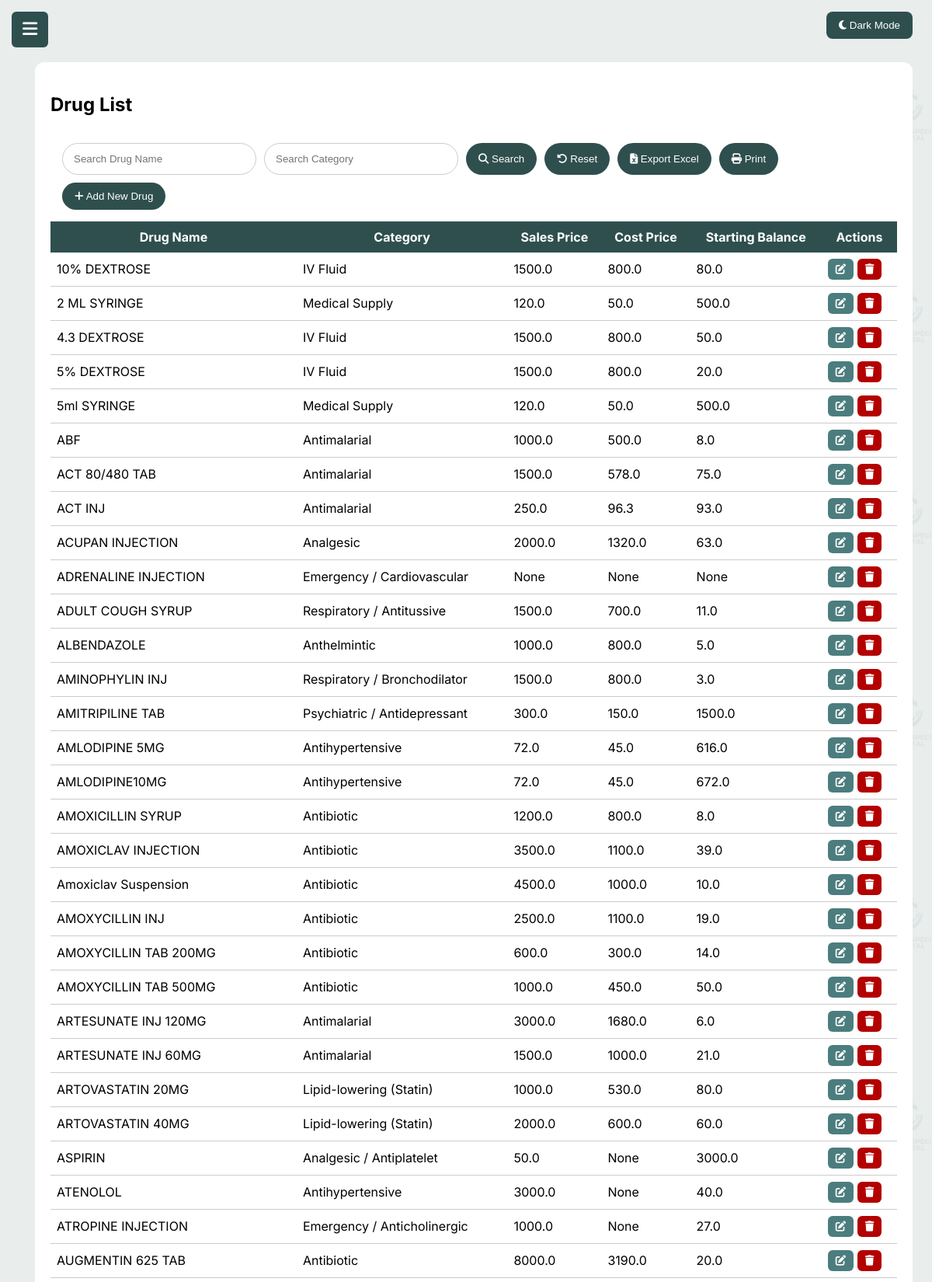
Page /druglist (signed in, upper part) on the committed database.
### tables this page shows
CREATE TABLE DrugList (
        id INTEGER PRIMARY KEY AUTOINCREMENT,
        drug_name TEXT,
        sales_price REAL,
        starting_balance REAL,
        categories TEXT,
        cost_price REAL
    );

### app.py (the view)
@app.route("/druglist")
def druglist():
    if "user" not in session:
        return redirect("/login")
    if not has_permission("drug_list"):
        return render_template("no_access.html",
            user=session.get("user"),
            role=session.get("role")
        ), 403
    drugs = db_query("SELECT * FROM DrugList")
    return render_template(
        "druglist.html",
        user=session.get("user"),
        role=session.get("role"),
        drugs=drugs
    )

### app.py (called while the page is built)
def has_permission(section):
    role = session.get("role")
    if not role:
        return False
    return ROLE_PERMISSIONS.get(role, {}).get(section, False)

@app.context_processor
def inject_permissions():
    return dict(has_permission=has_permission)

def db_query(query, params=()):
    conn = sqlite3.connect(DB_PATH, timeout=5)
    conn.row_factory = sqlite3.Row
    cur = conn.cursor()
    cur.execute(query, params)
    rows = cur.fetchall()
    conn.close()
    return [dict(row) for row in rows]

@app.after_request
def add_security_headers(response):
    response.headers["Cache-Control"] = "no-store"
    response.headers["Pragma"] = "no-cache"
    return response

### templates/druglist.html (shortened to what this page needs)
<!DOCTYPE html>
<html lang="en">
<head>
<link rel="stylesheet" href="https://cdnjs.cloudflare.com/ajax/libs/font-awesome/6.5.0/css/all.min.css">
</head>
<body>
<div id="topControls">
    <button id="darkModeToggle" class="top-btn">
        <i class="fa-solid fa-moon"></i> Dark Mode
    </button>
</div>
<button id="toggleBtn" class="toggle-btn"><i class="fa-solid fa-bars"></i></button>
<div id="mainContent">
<div class="drug-card">
<h2>Drug List</h2>
<div class="controls">
    <input type="text" id="searchDrug" class="search-input" placeholder="Search Drug Name">
    <input type="text" id="searchCategory" class="search-input" placeholder="Search Category">
    <button onclick="filterTable()"><i class="fa-solid fa-magnifying-glass"></i> Search</button>
    <button onclick="resetFilters()"><i class="fa-solid fa-rotate-left"></i> Reset</button>
    <button onclick="exportExcel()"><i class="fa-solid fa-file-excel"></i> Export Excel</button>
    <button onclick="window.print()"><i class="fa-solid fa-print"></i> Print</button>
    <button onclick="openAddModal()">
        <i class="fa-solid fa-plus"></i> Add New Drug
    </button>
</div>
<div class="table-wrapper">
<table id="drugTable">
<thead>
<tr>
    <th>Drug Name</th>
    <th>Category</th>
    <th>Sales Price</th>
    <th>Cost Price</th>
    <th>Starting Balance</th>
    <th>Actions</th>
</tr>
</thead>
<tbody id="tableBody">
{% for row in drugs %}
<tr data-id="{{ row['id'] }}"
    data-name="{{ row['drug_name'] }}"
    data-category="{{ row['categories'] }}"
    data-sales="{{ row['sales_price'] }}"
    data-cost="{{ row['cost_price'] }}"
    data-balance="{{ row['starting_balance'] }}">
    <td>{{ row['drug_name'] }}</td>
    <td>{{ row['categories'] }}</td>
    <td>{{ row['sales_price'] }}</td>
    <td>{{ row['cost_price'] }}</td>
    <td>{{ row['starting_balance'] }}</td>
    <td>
        <button class="action-btn edit-btn" onclick="editDrug({{ row['id'] }})">
            <i class="fa-solid fa-pen-to-square"></i>
        </button>
        <button class="action-btn delete-btn" onclick="deleteDrug({{ row['id'] }})">
            <i class="fa-solid fa-trash"></i>
        </button>
    </td>
</tr>
{% endfor %}
</tbody>
</table>
</div>
</div>
</div>
</body>
</html>

### templates/druglist.html (style rules this page uses)
:root { --deep-ash-green: #2F4F4F; --medium-ash-green: #3C5F5F; --light-ash: #E8ECEB; --hospital-blue: #4C7D7E; --white: #FFFFFF; --dark-bg: #121212; --dark-card: #1e1e1e; --dark-text: #e0e0e0; --dark-border: #444; }
body { font-family: 'Inter', sans-serif; background: var(--light-ash); margin: 0; padding: 0; }
body::before { content: ""; position: fixed; top: 0; left: 0; width: 100%; height: 100%; background-image: url('/static/ibukunolu logo.jpeg'); background-repeat: repeat; background-size: 260px; opacity: 0.05; z-index: -1; }
.toggle-btn { position: fixed; top: 15px; left: 15px; background: var(--deep-ash-green); color: white; border: none; padding: 10px 14px; font-size: 22px; border-radius: 6px; cursor: pointer; z-index: 2000; }
#topControls { position: fixed; top: 15px; right: 25px; display: flex; gap: 10px; z-index: 2000; }
.top-btn { background: var(--deep-ash-green); color: white; padding: 10px 16px; border-radius: 8px; border: none; cursor: pointer; }
#mainContent { padding: 80px 25px; margin-left: 20px; transition: margin-left 0.35s ease; }
.drug-card { background: var(--white); padding: 20px; border-radius: 12px; }
.controls { background: white; padding: 15px; border-radius: 12px; display: flex; gap: 10px; flex-wrap: wrap; }
.search-input { padding: 12px 14px; border-radius: 999px; border: 1px solid #ccc; min-width: 220px; }
.controls button { padding: 10px 16px; background: var(--deep-ash-green); color: white; border-radius: 999px; border: none; cursor: pointer; }
.table-wrapper { overflow-x: auto; }
table { width: 100%; border-collapse: collapse; min-width: 900px; }
th { background: var(--deep-ash-green); color: white; padding: 10px; }
td { padding: 8px; border-bottom: 1px solid #ccc; }
.action-btn { padding: 6px 10px; border-radius: 6px; color: white; border: none; cursor: pointer; }
.edit-btn { background: #4C7D7E; }
.delete-btn { background: #B30000; }

### rows in the picture
DrugList: drug_name "10% DEXTROSE", categories "IV Fluid", sales_price "1500.0", cost_price "800.0", starting_balance "80.0"
DrugList: drug_name "2 ML SYRINGE", categories "Medical Supply", sales_price "120.0", cost_price "50.0", starting_balance "500.0"
DrugList: drug_name "4.3 DEXTROSE", categories "IV Fluid", sales_price "1500.0", cost_price "800.0", starting_balance "50.0"
DrugList: drug_name "5% DEXTROSE", categories "IV Fluid", sales_price "1500.0", cost_price "800.0", starting_balance "20.0"
DrugList: drug_name "5ml SYRINGE", categories "Medical Supply", sales_price "120.0", cost_price "50.0", starting_balance "500.0"
DrugList: drug_name "ABF", categories "Antimalarial", sales_price "1000.0", cost_price "500.0", starting_balance "8.0"
DrugList: drug_name "ACT 80/480 TAB", categories "Antimalarial", sales_price "1500.0", cost_price "578.0", starting_balance "75.0"
DrugList: drug_name "ACT INJ", categories "Antimalarial", sales_price "250.0", cost_price "96.3", starting_balance "93.0"
DrugList: drug_name "ACUPAN INJECTION", categories "Analgesic", sales_price "2000.0", cost_price "1320.0", starting_balance "63.0"
DrugList: drug_name "ADRENALINE INJECTION", categories "Emergency / Cardiovascular", sales_price "None", cost_price "None", starting_balance "None"
DrugList: drug_name "ADULT COUGH SYRUP", categories "Respiratory / Antitussive", sales_price "1500.0", cost_price "700.0", starting_balance "11.0"
DrugList: drug_name "ALBENDAZOLE", categories "Anthelmintic", sales_price "1000.0", cost_price "800.0", starting_balance "5.0"
DrugList: drug_name "AMINOPHYLIN INJ", categories "Respiratory / Bronchodilator", sales_price "1500.0", cost_price "800.0", starting_balance "3.0"
DrugList: drug_name "AMITRIPILINE TAB", categories "Psychiatric / Antidepressant", sales_price "300.0", cost_price "150.0", starting_balance "1500.0"
DrugList: drug_name "AMLODIPINE 5MG", categories "Antihypertensive", sales_price "72.0", cost_price "45.0", starting_balance "616.0"
DrugList: drug_name "AMLODIPINE10MG", categories "Antihypertensive", sales_price "72.0", cost_price "45.0", starting_balance "672.0"
DrugList: drug_name "AMOXICILLIN SYRUP", categories "Antibiotic", sales_price "1200.0", cost_price "800.0", starting_balance "8.0"
DrugList: drug_name "AMOXICLAV INJECTION", categories "Antibiotic", sales_price "3500.0", cost_price "1100.0", starting_balance "39.0"
DrugList: drug_name "Amoxiclav Suspension", categories "Antibiotic", sales_price "4500.0", cost_price "1000.0", starting_balance "10.0"
DrugList: drug_name "AMOXYCILLIN INJ", categories "Antibiotic", sales_price "2500.0", cost_price "1100.0", starting_balance "19.0"
DrugList: drug_name "AMOXYCILLIN TAB 200MG", categories "Antibiotic", sales_price "600.0", cost_price "300.0", starting_balance "14.0"
DrugList: drug_name "AMOXYCILLIN TAB 500MG", categories "Antibiotic", sales_price "1000.0", cost_price "450.0", starting_balance "50.0"
DrugList: drug_name "ARTESUNATE INJ 120MG", categories "Antimalarial", sales_price "3000.0", cost_price "1680.0", starting_balance "6.0"
DrugList: drug_name "ARTESUNATE INJ 60MG", categories "Antimalarial", sales_price "1500.0", cost_price "1000.0", starting_balance "21.0"
DrugList: drug_name "ARTOVASTATIN 20MG", categories "Lipid-lowering (Statin)", sales_price "1000.0", cost_price "530.0", starting_balance "80.0"
DrugList: drug_name "ARTOVASTATIN 40MG", categories "Lipid-lowering (Statin)", sales_price "2000.0", cost_price "600.0", starting_balance "60.0"
DrugList: drug_name "ASPIRIN", categories "Analgesic / Antiplatelet", sales_price "50.0", cost_price "None", starting_balance "3000.0"
DrugList: drug_name "ATENOLOL", categories "Antihypertensive", sales_price "3000.0", cost_price "None", starting_balance "40.0"
DrugList: drug_name "ATROPINE INJECTION", categories "Emergency / Anticholinergic", sales_price "1000.0", cost_price "None", starting_balance "27.0"
DrugList: drug_name "AUGMENTIN 625 TAB", categories "Antibiotic", sales_price "8000.0", cost_price "3190.0", starting_balance "20.0"
